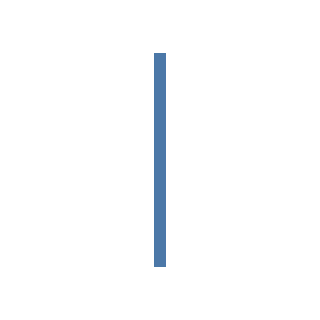

Notebook code for this chart:
### Markdown cell above
## Mark Ticks

### Code cell
alt.Chart(dataset).mark_tick()

### Figure 1 — Vega-Lite specification as saved in the notebook (floating-point values rounded to 4 significant figures)
{"config": {"view": {"continuousWidth": 400, "continuousHeight": 300}}, "data": {"name": "data-3d23a3381c61efd5a9c7a8abc82c6d65"}, "mark": "tick", "$schema": "https://vega.github.io/schema/vega-lite/v4.8.1.json", "datasets": {"data-3d23a3381c61efd5a9c7a8abc82c6d65": [{"Series": "I", "X": 10, "Y": 8.04}, {"Series": "I", "X": 8, "Y": 6.95}, {"Series": "I", "X": 13, "Y": 7.58}, {"Series": "I", "X": 9, "Y": 8.81}, {"Series": "I", "X": 11, "Y": 8.33}, {"Series": "I", "X": 14, "Y": 9.96}, {"Series": "I", "X": 6, "Y": 7.24}, {"Series": "I", "X": 4, "Y": 4.26}, {"Series": "I", "X": 12, "Y": 10.84}, {"Series": "I", "X": 7, "Y": 4.81}, {"Series": "I", "X": 5, "Y": 5.68}, {"Series": "II", "X": 10, "Y": 9.14}, {"Series": "II", "X": 8, "Y": 8.14}, {"Series": "II", "X": 13, "Y": 8.74}, {"Series": "II", "X": 9, "Y": 8.77}, {"Series": "II", "X": 11, "Y": 9.26}, {"Series": "II", "X": 14, "Y": 8.1}, {"Series": "II", "X": 6, "Y": 6.13}, {"Series": "II", "X": 4, "Y": 3.1}, {"Series": "II", "X": 12, "Y": 9.13}, {"Series": "II", "X": 7, "Y": 7.26}, {"Series": "II", "X": 5, "Y": 4.74}, {"Series": "III", "X": 10, "Y": 7.46}, {"Series": "III", "X": 8, "Y": 6.77}, {"Series": "III", "X": 13, "Y": 12.74}, {"Series": "III", "X": 9, "Y": 7.11}, {"Series": "III", "X": 11, "Y": 7.81}, {"Series": "III", "X": 14, "Y": 8.84}, {"Series": "III", "X": 6, "Y": 6.08}, {"Series": "III", "X": 4, "Y": 5.39}, {"Series": "III", "X": 12, "Y": 8.15}, {"Series": "III", "X": 7, "Y": 6.42}, {"Series": "III", "X": 5, "Y": 5.73}, {"Series": "IV", "X": 8, "Y": 6.58}, {"Series": "IV", "X": 8, "Y": 5.76}, {"Series": "IV", "X": 8, "Y": 7.71}, {"Series": "IV", "X": 8, "Y": 8.84}, {"Series": "IV", "X": 8, "Y": 8.47}, {"Series": "IV", "X": 8, "Y": 7.04}, {"Series": "IV", "X": 8, "Y": 5.25}, {"Series": "IV", "X": 19, "Y": 12.5}, {"Series": "IV", "X": 8, "Y": 5.56}, {"Series": "IV", "X": 8, "Y": 7.91}, {"Series": "IV", "X": 8, "Y": 6.89}]}}
